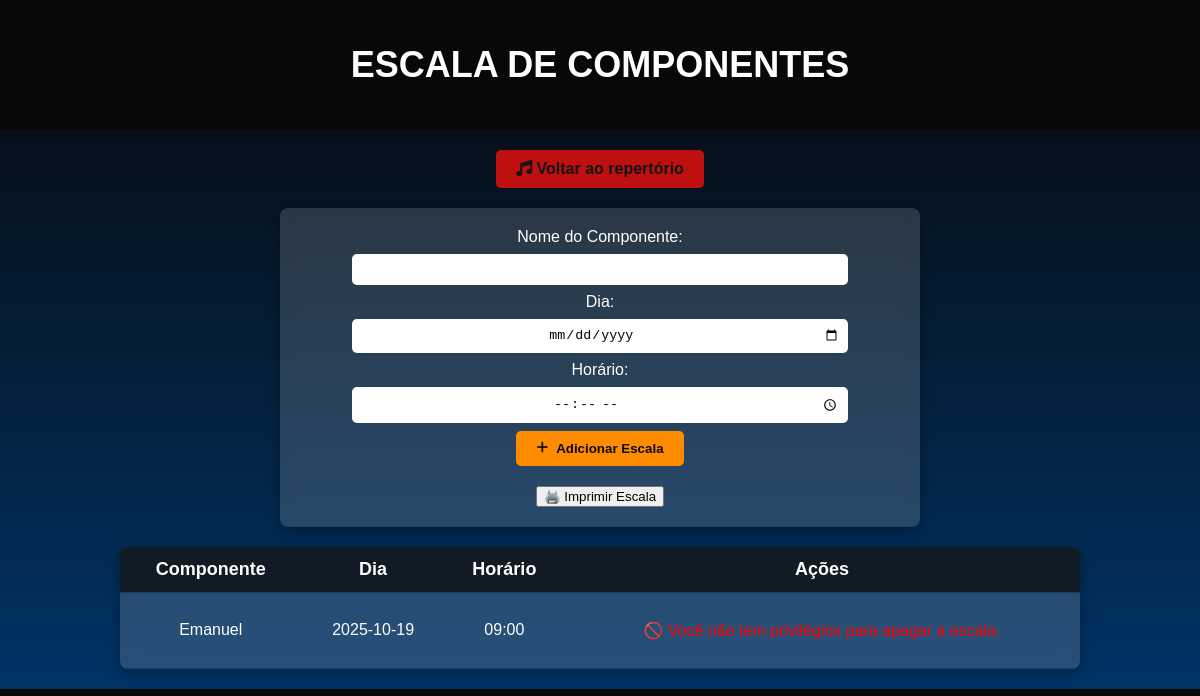
Screenshot of /escala (signed in) with the database file from the repository.
### app.py (models this page shows)
class Escala(db.Model):
    id = db.Column(db.Integer, primary_key=True)
    componente = db.Column(db.String(100), nullable=False)
    dia = db.Column(db.String(50), nullable=False)
    horario = db.Column(db.String(50), nullable=False)

### app.py (the view, shortened to what this page needs)
@app.route('/escala', methods=['GET', 'POST'])
@login_required
def escala():
    escalas_lista = Escala.query.all()
    escalas_agrupadas = defaultdict(list)
    for escala in escalas_lista:
        chave = escala.dia  # já é string tipo '2025-09-14'
        escalas_agrupadas[chave].append(escala)
    return render_template('escala.html', escalas=escalas_lista, escalas_agrupadas=escalas_agrupadas)

### app.py (called while the page is built)
@login_manager.user_loader
def load_user(user_id):
    return db.session.get(Usuario, int(user_id))  # 🔹 Usa a sessão corretamente sem `with`

### templates/escala.html (shortened to what this page needs)
<!DOCTYPE html>
<html lang="pt-BR">
<head>
  <link rel="stylesheet" href="{{ url_for('static', filename='escala.css') }}">
  <link rel="stylesheet" href="https://cdnjs.cloudflare.com/ajax/libs/font-awesome/6.0.0/css/all.min.css">
</head>
<body>
  <header>
    <h1>Escala de Componentes</h1>
  </header>
  <a href="{{ url_for('musicas') }}" class="botao-voltar">
    <i class="fa-solid fa-music"></i> Voltar ao repertório
  </a>
  <main>
    <form method="POST" action="{{ url_for('escala') }}">
      <label for="componente">Nome do Componente:</label>
      <input type="text" id="componente" name="componente" required>
      <label for="dia">Dia:</label>
      <input type="date" id="dia" name="dia" required>
      <label for="horario">Horário:</label>
      <input type="time" id="horario" name="horario" required>
      <button type="submit" class="botao-adicionar">
        <i class="fa-solid fa-plus"></i> Adicionar Escala
      </button>
        <div style="margin-top: 20px;">
            <button onclick="imprimirEscala()" type="button" class="botao-imprimir">🖨️ Imprimir Escala</button>
        </div>
    </form>
    {% if escalas %}
    <div class="tabela-visivel">
      <table>
        <thead>
          <tr>
            <th>Componente</th>
            <th>Dia</th>
            <th>Horário</th>
            <th>Ações</th>
          </tr>
        </thead>
        <tbody>
          {% for escala in escalas %}
          <tr>
            <td>{{ escala.componente }}</td>
            <td>{{ escala.dia }}</td>
            <td>{{ escala.horario }}</td>
            <td>
              {% if current_user.role in ["cantor", "admin"] %}
              <form method="POST" action="{{ url_for('excluir_escala', escala_id=escala.id) }}">
                <button type="submit" class="btn-excluir" onclick="return confirm('Tem certeza que deseja excluir esta escala?');">
                  <i class="fa-solid fa-trash"></i> Excluir
                </button>
              </form>
              {% else %}
              <p style="color: red;">🚫 Você não tem privilégios para apagar a escala.</p>
              {% endif %}
            </td>
          </tr>
          {% endfor %}
        </tbody>
      </table>
    </div>
    {% else %}
    <p>📌 Nenhuma escala cadastrada no momento.</p>
    {% endif %}
  </main>
</body>
</html>

### static/escala.css (style rules this page uses)
body { font-family: Arial, sans-serif; margin: 0; padding: 0; background: linear-gradient(to bottom, #080808, #003366); color: white; }
header { background-color: #080808; color: #ffffff; padding: 20px; text-align: center; box-shadow: 0px 4px 8px rgba(0, 0, 0, 0.1); }
h1 { font-size: 36px; text-transform: uppercase; font-weight: bold; }
table { width: 80%; margin: 20px auto; border-collapse: collapse; background: rgba(8, 8, 8, 0.15); border-radius: 8px; box-shadow: 0px 4px 12px rgba(0, 0, 0, 0.3); backdrop-filter: blur(8px); overflow: hidden; }
table th, table td { padding: 12px; text-align: center; border-bottom: 1px solid rgba(2, 2, 2, 0.2); }
table th { background-color: rgba(8, 8, 8, 0.7); color: #ffffff; font-size: 18px; }
.botao-voltar { display: block; margin: 20px auto; padding: 10px 20px; background-color: #e40808; color: white; text-decoration: none; border-radius: 5px; font-weight: bold; text-align: center; transition: 0.3s; width: fit-content; }
.botao-adicionar { display: inline-flex; align-items: center; gap: 8px; padding: 8px 16px; background-color: #28a745; color: white; border-radius: 5px; font-weight: bold; transition: 0.3s; border: none; cursor: pointer; }
table { width: 80%; margin: 20px auto; border-collapse: collapse; background: rgba(255, 255, 255, 0.15); border-radius: 8px; box-shadow: 0px 4px 12px rgba(0, 0, 0, 0.3); backdrop-filter: blur(8px); }
form { display: flex; flex-direction: column; align-items: center; justify-content: center; width: 50%; margin: 5px auto; padding: 20px; background: rgba(255, 255, 255, 0.15); border-radius: 8px; box-shadow: 0px 4px 12px rgba(0, 0, 0, 0.3); backdrop-filter: blur(8px); }
form input, form select { width: 80%; padding: 8px; margin: 8px 0; border-radius: 5px; border: none; text-align: center; }
.botao-adicionar { display: inline-flex; align-items: center; gap: 8px; padding: 10px 20px; background-color: #FF8C00; color: rgb(10, 10, 10); font-weight: bold; border-radius: 5px; border: none; cursor: pointer; transition: 0.3s; }
.botao-voltar { display: block; margin: 20px auto; padding: 10px 20px; background-color: #be1010; color: rgb(20, 20, 20); text-decoration: none; border-radius: 5px; font-weight: bold; text-align: center; transition: 0.3s; width: fit-content; }
body::before { content: ""; position: fixed; top: 0; left: 0; width: 100vw; height: 100vh; background-image: url("imagens/FUNDO1.jpg"); background-position: center; background-repeat: no-repeat; background-size: cover; filter: blur(8px); z-index: -1; }

### rows the page displays
Escala: componente "Emanuel", dia "2025-10-19", horario "09:00"
